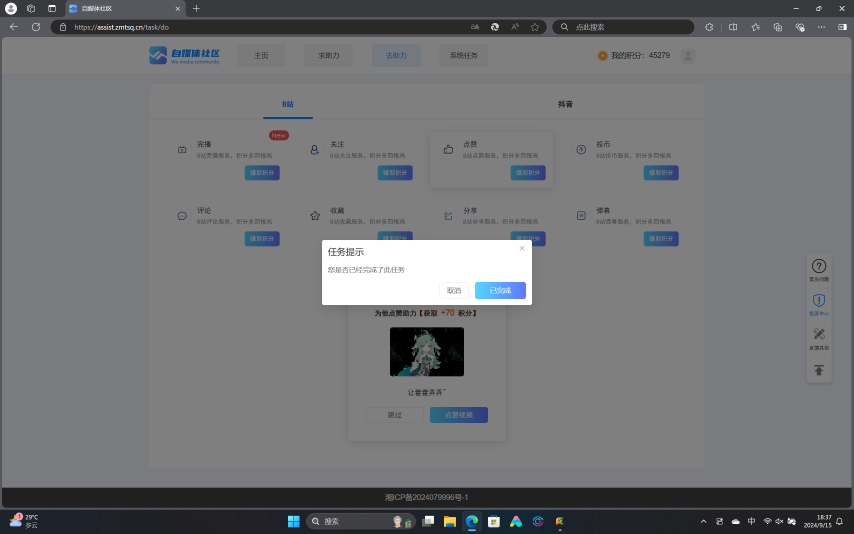
#> input picture 自动刷互助平台积分程序/pictures/all.png, 2560 x 1600 px (shown at 1/3 size)
$ python text.py
#> lines starting #> are read from the running program, lines starting #| are printed output that depends on the picture; after the words box and inside, x2 and y2 are one past the last pixel; in counts of white or black regions, pixels touching at a corner belong together
#coding=utf-8
__author__ = 'Eric'

import cv2
import pytesseract

template_1 = cv2.imread('./pictures/all.png')
#> template_1 is the input picture: shape (1600, 2560, 3); mean B, G, R 118.1, 115.8, 114.7
img_1 = cv2.imread('./pictures/clicGood.png')
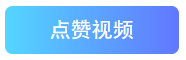
#> input picture 自动刷互助平台积分程序/pictures/clicGood.png, 186 x 60 px
#> img_1 is the input picture: shape (60, 186, 3); mean B, G, R 255, 194.4, 142.2
#灰度化
gray = cv2.cvtColor(template_1,cv2.COLOR_BGR2GRAY)
grayImg = cv2.cvtColor(img_1,cv2.COLOR_BGR2GRAY)
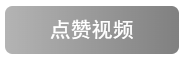
#> grayImg: shape (60, 186); min 128, max 255, mean 185.7
#二值化
_,dst =cv2.threshold(gray,200,255,cv2.THRESH_BINARY)
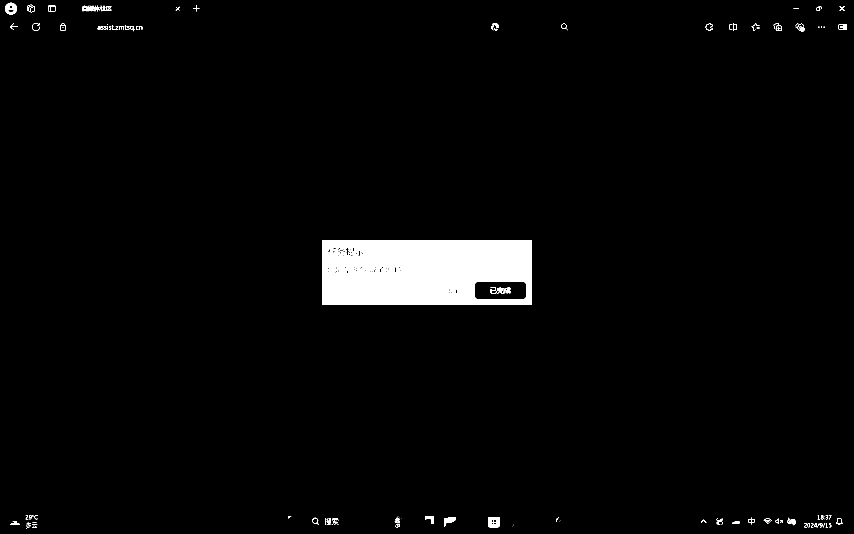
#> dst: shape (1600, 2560) (shown at 1/3 size); 2.9% white; 163 white regions (54 under 20 px), largest, box (x1, y1, x2, y2) and area: (966, 720, 1596, 915) 111857, (1464, 1551, 1499, 1582) 859, (15, 8, 51, 44) 772
_,dstImg=cv2.threshold(grayImg,200,255,cv2.THRESH_BINARY)
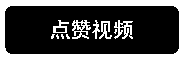
#> dstImg: shape (60, 186); 31.8% white; 11 white regions (5 under 20 px), largest, box (x1, y1, x2, y2) and area: (0, 0, 186, 60) 2857, (72, 20, 91, 39) 185, (114, 20, 133, 39) 182, (99, 21, 112, 39) 114, (53, 20, 69, 33) 91, (92, 20, 100, 39) 59
res_1 = cv2.matchTemplate(dstImg,dst,cv2.TM_SQDIFF_NORMED)
min_val_1,max_val_1,min_loc_1,max_loc_1 = cv2.minMaxLoc(res_1)
#> min_val_1 = 0.57; max_val_1 = 1; min_loc_1 = (1406, 842); max_loc_1 = (0, 0)
roi = dst[min_loc_1[1]+10:min_loc_1[1]+50,min_loc_1[0]+200:min_loc_1[0]+370]
#> roi: shape (40, 170); every value is 0
#> (the run stopped early here; a loop or call above may not have finished)
